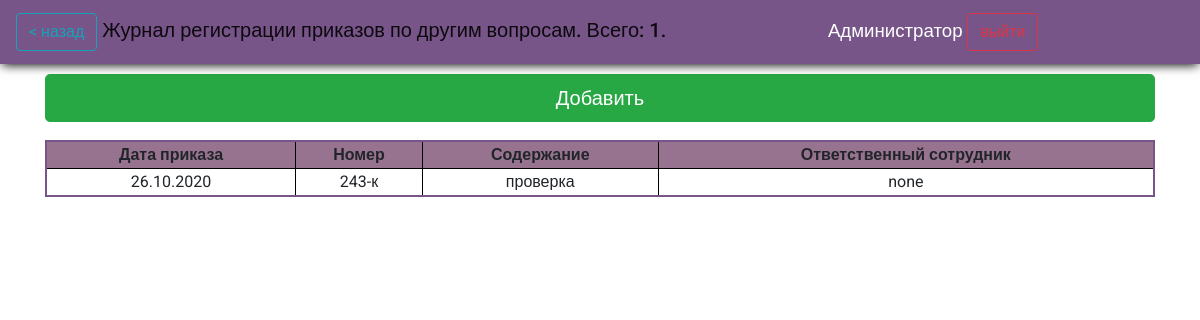
/journals/orders_on_others/ (signed in), run on an earlier commit of the app's database.
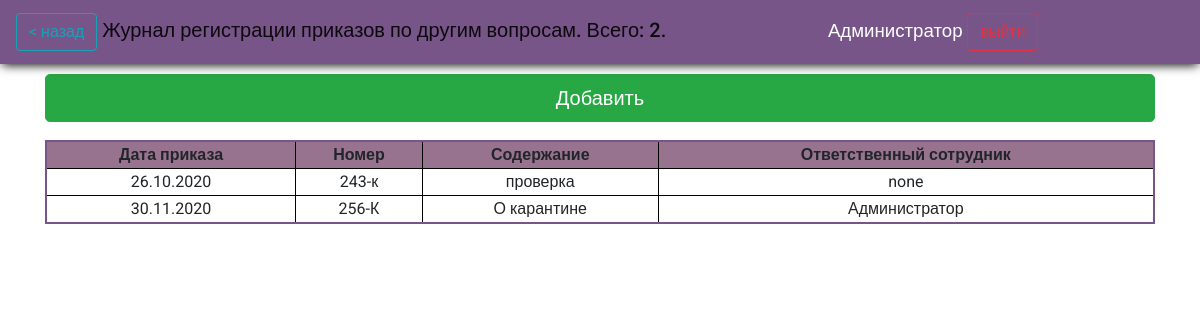
And on a later commit of the database.
### reg_jounals/models.py (models this page shows)
class OrdersOnOtherMatters(models.Model):
    oom_number = models.CharField(max_length=5, help_text="Введите номер приказа", verbose_name="Номер приказа", db_index=True)
    oom_date = models.DateField(help_text="Введите дату приказа", verbose_name="Дата приказа", db_index=True)
    oom_content = models.CharField(max_length=256, help_text="Введите содержание приказа", verbose_name='Содержание')
    oom_res_officer = models.CharField(blank=True, editable=False,  max_length=256, help_text="Сотрудник, который внес документ в систему ", verbose_name='Ответственный сотрудник')
    class Meta:
        ordering = ["id"]
        verbose_name = 'Приказ по другим вопросам'
        verbose_name_plural = 'Приказы по другим вопросам'

### reg_jounals/views.py (the view)
# urls.py: path('orders_on_others/', views.order_other_matters, name='orders_on_others'),
def order_other_matters(request):
    if request.user.is_authenticated:
        orders = OrdersOnOtherMatters.objects.all()
        count = len(orders)
        return render(request, 'reg_jounals/orders_on_others.html', context={'orders':orders, 'count':count})
    else:
        return render(request, 'reg_jounals/no_auth.html')

### reg_jounals/templates/reg_jounals/orders_on_others.html (shortened to what this page needs)
{%extends "reg_jounals/index.html" %}
{%block header%} <a class="btn btn-outline-info" href="../"> < назад</a> Журнал регистрации приказов по другим вопросам. Всего: {{count}}.  {%endblock%}
{%block content%}
<a class="btn btn-success btn-lg m-bottom btn-add " href="{%url 'orders_on_others_add_url'%}">Добавить</a>
{% if orders %}
<table>
  <thead class="thead-dark">
  <tr class="tr-header">
    <th scope="col">Дата приказа</th>
    <th scope="col">Номер</th>
    <th scope="col">Содержание</th>
    <th scope="col">Ответственный сотрудник</th>
  </tr>
  </thead>
  {%for order in orders%}
<tr onclick="return location.href = '{% url 'orders_on_others_upd_url' id=order.id%}' ">
    <td>{{order.oom_date|date:"d.m.Y"}}</td>
    <td>{{order.oom_number}}</td>
    <td>{{order.oom_content}}</td>
    <td>{{order.oom_res_officer}}</td>
</tr>
  {%endfor%}
</table>
{%else%}
<h2>Записей нет</h2>
{%endif%}
{%endblock%}

What changed in the data, as far as the page shows it:
added OrdersOnOtherMatters: oom_date "30.11.2020", oom_number "256-К", oom_content "О карантине", oom_res_officer "Администратор"
Also different on the page:
{{ count }}: "1" → "2"
